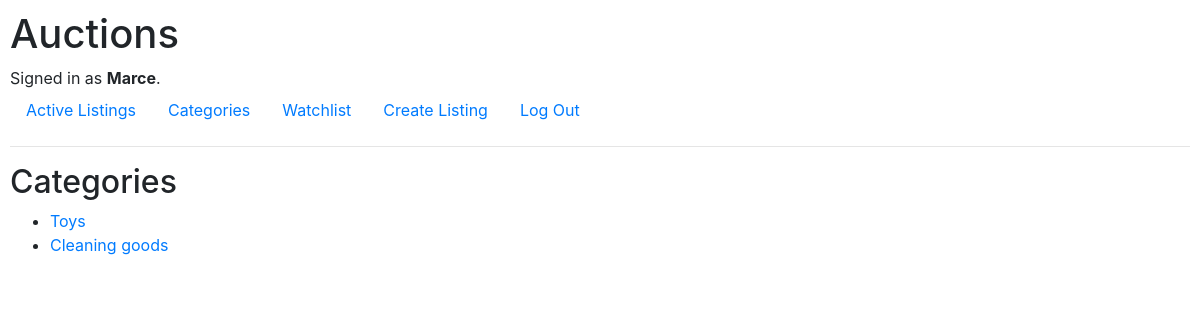
Page /categories (signed in) on the committed database.
### auctions/models.py (models this page shows, shortened)
class User(AbstractUser):
    pass

class Category(models.Model):
    name = models.CharField(max_length=50)
    description = models.CharField(max_length=500)

### auctions/views.py (the view)
# urls.py: path("categories", views.categories, name="categories"),
def categories(request):
    return render(request, "auctions/categories.html",
    {
        "categories": Category.objects.all()
    })

### auctions/templates/auctions/categories.html
{% extends "auctions/layout.html" %}
{% block body %}
    <h2>Categories</h2>
    <ul>
        {% for category in categories %}
            <li>
                <a href="{% url 'auctions:category' category.id %}">
                {{ category.name }}
                </a>
            </li>
        {% endfor %}
    </ul>
{% endblock %}

### auctions/templates/auctions/layout.html (shortened to what this page needs)
{% load static %}
<!DOCTYPE html>
<html lang="en">
    <head>
        <link rel="stylesheet" href="https://stackpath.bootstrapcdn.com/bootstrap/4.4.1/css/bootstrap.min.css">
        <link href="{% static 'auctions/styles.css' %}" rel="stylesheet">
    </head>
    <body>
        <h1>Auctions</h1>
        <div>
            {% if user.is_authenticated %}
                Signed in as <strong>{{ user.username }}</strong>.
            {% else %}
                Not signed in.
            {% endif %}
        </div>
        <ul class="nav">
            <li class="nav-item">
                <a class="nav-link" href="{% url 'auctions:index' %}">Active Listings</a>
            </li>
            {% if user.is_authenticated %}
                <li class="nav-item">
                    <a class="nav-link" href="{% url 'auctions:categories' %}">Categories</a>
                </li>
                <li class="nav-item">
                    <a class="nav-link" href="{% url 'auctions:watchlist' %}">Watchlist</a>
                </li>
                <li class="nav-item">
                    <a class="nav-link" href="{% url 'auctions:create' %}">Create Listing</a>
                </li>
                <li class="nav-item">
                    <a class="nav-link" href="{% url 'auctions:logout' %}">Log Out</a>
                </li>
            {% endif %}
        </ul>
        <hr>
        {% block body %}
        {% endblock %}
    </body>
</html>

### auctions/static/auctions/styles.css (style rules this page uses)
body { padding: 10px; }

### rows in the picture
User: username "Marce"
Category: name "Toys"
Category: name "Cleaning goods"
